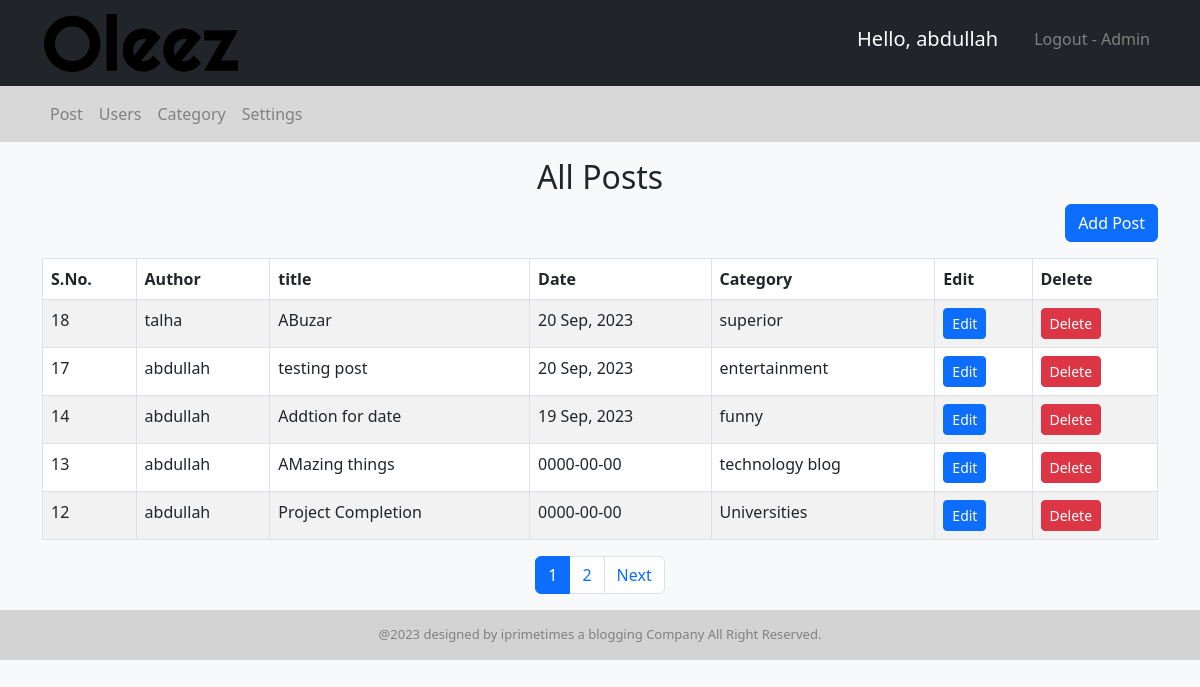
The page /admin/post.php (signed in) on the database as committed earlier.
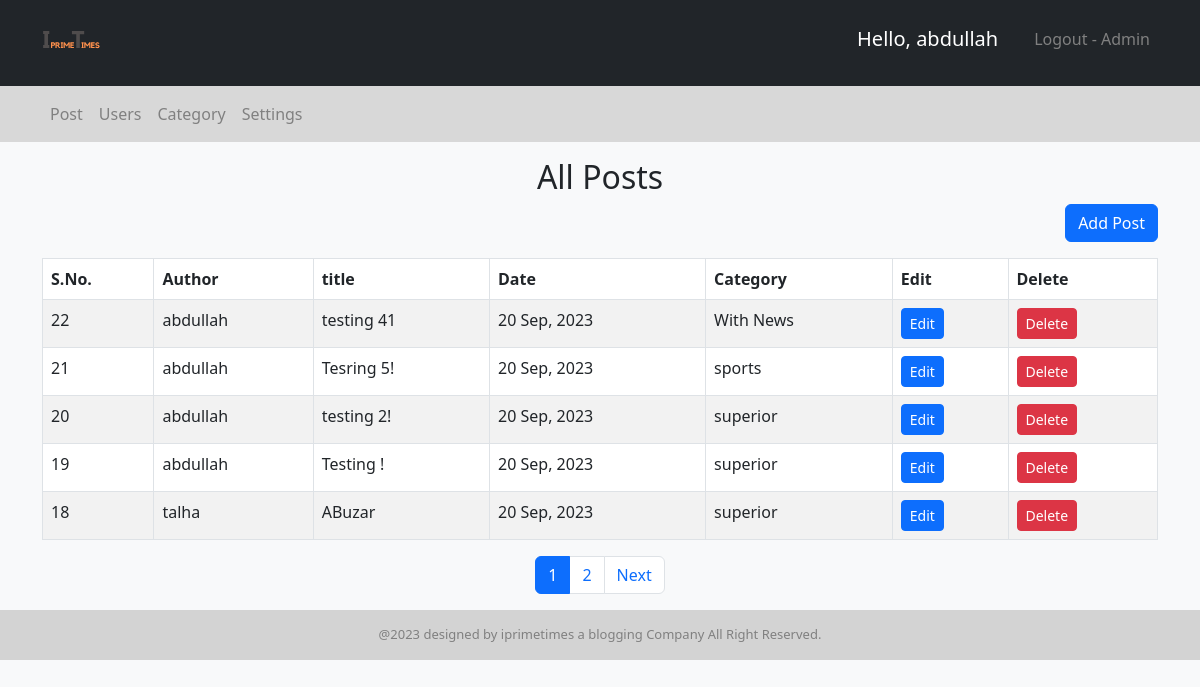
The same page on the database as committed later.
### tables this page shows
CREATE TABLE `setting` (
  `setting_id` int(11) NOT NULL,
  `websitename` varchar(255) NOT NULL,
  `logo` varchar(255) NOT NULL,
  `footerdesc` text NOT NULL
);

CREATE TABLE `post` (
  `post_id` int(11) NOT NULL,
  `title` varchar(255) NOT NULL,
  `description` text NOT NULL,
  `date` varchar(50) NOT NULL,
  `category` int(11) NOT NULL,
  `author` int(11) NOT NULL,
  `image` varchar(255) NOT NULL
);

CREATE TABLE `user` (
  `user_id` int(11) NOT NULL,
  `first-name` varchar(255) NOT NULL,
  `last-name` varchar(255) NOT NULL,
  `username` varchar(255) NOT NULL,
  `email` varchar(255) NOT NULL,
  `password` varchar(255) NOT NULL,
  `role` int(11) NOT NULL
);

CREATE TABLE `category` (
  `category_id` int(11) NOT NULL,
  `category_name` varchar(255) NOT NULL,
  `post` int(11) DEFAULT 0
);

### admin/post.php (the view, shortened to what the changed rows need)
<?php
    include "header.php";
?>
<body>
  <div class="container mt-3">
    <h2 class="text-center mb-2">All Posts</h2>
    <?php
      include "config.php";
      $limit = 5;
      if(isset($_GET['page'])){
          $page = $_GET['page'];
      }else{
          $page = 1;
      }
      $offset = ($page - 1) * $limit;
      if($_SESSION["role"] == '1'){
        $sql = "SELECT post.post_id, post.title , post.description, post.date, category.category_name,
        user.username, post.category FROM post
        LEFT JOIN category ON post.category = category.category_id
        LEFT JOIN user ON post.author = user.user_id
        ORDER BY post.post_id DESC LIMIT $offset , $limit";
      }
      $result = mysqli_query($conn, $sql) or die("Query failed");
      if(mysqli_num_rows($result)){
    ?>
    <table class="table table-bordered table-striped">
      <thead>
        <tr>
          <th>S.No.</th>
          <th>Author</th>
          <th>title</th>
          <th>Date</th>
          <th>Category</th>
          <th>Edit</th>
          <th>Delete</th>
        </tr>
      </thead>
      <tbody>
        <?php
            while ($row = mysqli_fetch_assoc($result)){
        ?>
        <tr>
          <td><?php echo $row['post_id'] ?></td>
          <td><?php echo $row['username'] ?></td>
          <td><?php echo $row['title'] ?></td>
          <td><?php echo $row['date'] ?></td>
          <td><?php echo $row['category_name'] ?></td>
          <td><a href="update-post.php?id=<?php echo $row['post_id']; ?>"><button name="edit" class="btn btn-sm btn-primary">Edit</button></a></td>
          <td><a href="delete-post.php?id=<?php echo $row['post_id']; ?>&category_id=<?php echo $row['category']; ?>"><button name="delete" class="btn btn-sm btn-danger">Delete</button></a></td>
        </tr>
        <?php  } ?>
      </tbody>
    </table>
    <?php
    }
    if($_SESSION["role"] == '1'){
      $sql1 = "SELECT * FROM post";
    }elseif($_SESSION["role"] == '0'){
      $sql1 = "SELECT * FROM post
      WHERE author = {$_SESSION['user_id']}";
    }
        $result1 = mysqli_query($conn, $sql1) or die("Query Failed!");
        $total_records = mysqli_num_rows($result1);
        $limit = 5  ;
        $total_page = ceil($total_records/$limit);
        echo '<ul class="pagination justify-content-center">';
        for($i=1; $i<=$total_page; $i++){
            if($i==$page){
                $active = "active";
            }else{
                $active = "";
            }
            echo '<li class="page-item '.$active.'"><a class="page-link" href="post.php?page='.$i.'">'.$i.'</a></li>';
        }
        echo '</ul>';
    ?>
  </div>
<?php include "footer.php"; ?>

### admin/header.php (shortened to what the changed rows need)
<!DOCTYPE html>
<html lang="en">
<head>
  <link rel="stylesheet" href="https://cdnjs.cloudflare.com/ajax/libs/twitter-bootstrap/5.3.0/css/bootstrap.min.css">
</head>
<body>
  <header>
    <nav class="navbar navbar-expand-lg navbar-light bg-dark">
      <div class="container">
      <?php
        include "config.php";
        $logo_sql = "SELECT logo FROM setting";
        $logo_result = mysqli_query($conn, $logo_sql);
        $logo_row = mysqli_fetch_assoc($logo_result);
      ?>
        <a class="navbar-brand" href="#">
          <img src="images\<?php echo $logo_row['logo']; ?>" alt="Logo" height="60">
        </a>
      </div>
    </nav>
  </header>

### admin/footer.php
<div id ="footer">
    <div class="container">
        <div class="row">
            <div class="col-md-12">
                <?php
                    include "config.php";
                    $sql = "SELECT footerdesc FROM setting";
                    $result = mysqli_query($conn, $sql);
                    $row = mysqli_fetch_assoc($result);
                ?>
                <div id="content">
                    <?php echo $row['footerdesc']; ?>
                </div>
            </div>
        </div>
    </div>
</div>
</body>
</html>

Rows that differ between the two databases and show on the page:
no longer on this page (row unchanged): post: post_id "17", user.username "abdullah", title "testing post", date "20 Sep, 2023", category.category_name "entertainment"
removed post: post_id "14", user.username "abdullah", title "Addtion for date", date "19 Sep, 2023", category.category_name "funny"
removed post: post_id "13", user.username "abdullah", title "AMazing things", date "0000-00-00", category.category_name "technology blog"
removed post: post_id "12", user.username "abdullah", title "Project Completion", date "0000-00-00", category.category_name "Universities"
changed setting: logo: a different picture
added post: post_id "22", user.username "abdullah", title "testing 41", date "20 Sep, 2023", category.category_name "With News"
added post: post_id "21", user.username "abdullah", title "Tesring 5!", date "20 Sep, 2023", category.category_name "sports"
added post: post_id "20", user.username "abdullah", title "testing 2!", date "20 Sep, 2023", category.category_name "superior"
added post: post_id "19", user.username "abdullah", title "Testing !", date "20 Sep, 2023", category.category_name "superior"
